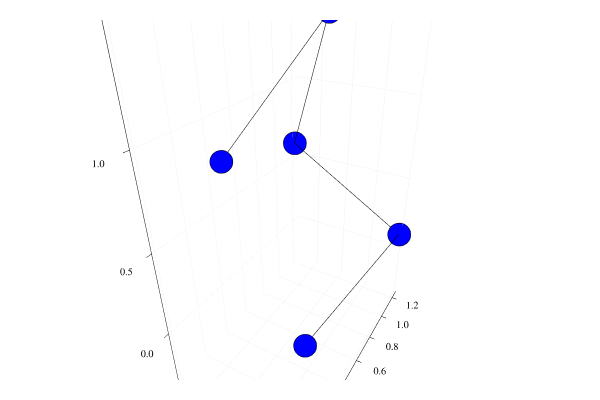

Notebook cell for this chart:
### Code cell
randomRot = rotation(2*pi*rand(),unitVector(Point()))
c = Point()
newArr = [randomRot*p + c + 0.3*Point() for p in P.vertices]
Q = PolygonalChain(newArr)
plot(legend=false)
plotChain!(Q,"blue")

### Figure 1 — Plotly figure (JSON) as saved in the notebook; plotly's stock layout.template omitted (floating-point values rounded to 4 significant figures)
{"data": [{"colorbar": {"title": {"text": ""}}, "legendgroup": "y1", "marker": {"color": "rgba(0, 0, 255, 1.000)", "line": {"color": "rgba(0, 0, 0, 1)", "width": 1}, "size": 8, "symbol": "circle"}, "mode": "markers", "name": "y1", "showlegend": true, "type": "scatter3d", "x": [0.3275, 0.5931, -0.1418, 0.3231, 0.2604], "xaxis": "x", "y": [0.5052, 1.236, 1.192, 0.6953, 0.01714], "yaxis": "y", "z": [-0.3191, 0.1183, 0.5989, 1.452, 1.035], "zmax": null, "zmin": null}, {"colorbar": {"title": {"text": ""}}, "legendgroup": "y2", "line": {"color": "rgba(0, 0, 0, 1)", "dash": "solid", "shape": "linear", "width": 1}, "mode": "lines", "name": "y2", "showlegend": true, "type": "scatter3d", "x": [0.3275, 0.5931, -0.1418, 0.3231, 0.2604], "xaxis": "x", "y": [0.5052, 1.236, 1.192, 0.6953, 0.01714], "yaxis": "y", "z": [-0.3191, 0.1183, 0.5989, 1.452, 1.035], "zmax": null, "zmin": null}], "layout": {"annotations": [], "height": 400, "margin": {"b": 20, "l": 0, "r": 0, "t": 20}, "paper_bgcolor": "rgba(255, 255, 255, 1.000)", "plot_bgcolor": "rgba(255, 255, 255, 1.000)", "scene": {"aspectmode": "auto", "aspectratio": {"x": 0.6302, "y": 1.045, "z": 1.519}, "camera": {"center": {"x": 0, "y": 0, "z": 0}, "eye": {"x": 0.7759, "y": -1.344, "z": 0.896}, "projection": {"type": "perspective"}, "up": {"x": 0, "y": 0, "z": 1}}, "xaxis": {"anchor": "y1", "domain": [0.05101, 0.9934], "gridcolor": "rgba(0, 0, 0, 0.1)", "gridwidth": 0.5, "linecolor": "rgba(0, 0, 0, 1)", "mirror": false, "range": [-0.1639, 0.6152], "showgrid": true, "showline": true, "showticklabels": true, "tickangle": 0, "tickcolor": "rgb(0, 0, 0)", "tickfont": {"color": "rgba(0, 0, 0, 1)", "family": "sans-serif", "size": 11}, "tickmode": "array", "ticks": "inside", "ticktext": ["0.0", "0.2", "0.4", "0.6"], "tickvals": [0, 0.2, 0.4, 0.6], "title": {"font": {"color": "rgba(0, 0, 0, 1)", "family": "sans-serif", "size": 15}, "text": ""}, "type": "linear", "visible": true, "zeroline": false, "zerolinecolor": "rgba(0, 0, 0, 1)"}, "yaxis": {"anchor": "x1", "domain": [0.03762, 0.9902], "gridcolor": "rgba(0, 0, 0, 0.1)", "gridwidth": 0.5, "linecolor": "rgba(0, 0, 0, 1)", "mirror": false, "range": [-0.01941, 1.272], "showgrid": true, "showline": true, "showticklabels": true, "tickangle": 0, "tickcolor": "rgb(0, 0, 0)", "tickfont": {"color": "rgba(0, 0, 0, 1)", "family": "sans-serif", "size": 11}, "tickmode": "array", "ticks": "inside", "ticktext": ["0.0", "0.2", "0.4", "0.6", "0.8", "1.0", "1.2"], "tickvals": [0, 0.2, 0.4, 0.6, 0.8, 1, 1.2], "title": {"font": {"color": "rgba(0, 0, 0, 1)", "family": "sans-serif", "size": 15}, "text": ""}, "type": "linear", "visible": true, "zeroline": false, "zerolinecolor": "rgba(0, 0, 0, 1)"}, "zaxis": {"gridcolor": "rgba(0, 0, 0, 0.1)", "gridwidth": 0.5, "linecolor": "rgba(0, 0, 0, 1)", "mirror": false, "range": [-0.3722, 1.505], "showgrid": true, "showline": true, "showticklabels": true, "tickangle": 0, "tickcolor": "rgb(0, 0, 0)", "tickfont": {"color": "rgba(0, 0, 0, 1)", "family": "sans-serif", "size": 11}, "tickmode": "array", "ticks": "inside", "ticktext": ["0.0", "0.5", "1.0", "1.5"], "tickvals": [0, 0.5, 1, 1.5], "title": {"font": {"color": "rgba(0, 0, 0, 1)", "family": "sans-serif", "size": 15}, "text": ""}, "type": "linear", "visible": true, "zeroline": false, "zerolinecolor": "rgba(0, 0, 0, 1)"}}, "showlegend": false, "width": 600}}
